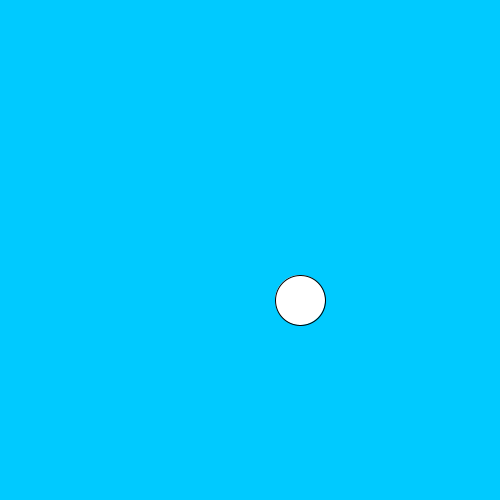
Frame 1 (no input)
Frame 60 (the mouse pressed at the canvas centre just before this capture): identical to frame 1, image omitted
Frame 120 (the mouse held since frame 60 and released just before this capture): identical to frame 1, image omitted

The Processing sketch that drew this single still picture (run headless with seeded random() and noise(); from frame 60 on, the mouse is pressed at the canvas centre):

// Processing sketch: slippery_dot
// ── slippery_dot.pde
 // 1. Create three integer variables to represent the x, y, and the size of the ellipse
       int x = 300;
       int y = 300;
       int size = 50;
    void setup() {
      // 2. Set the size of your sketch
        size(500, 500);
    }
    
    void draw() {
      // 3. Set the background color of your sketch
      background(#00CAFF);
      // 4. Draw an ellipse. Make sure it fits in the window.
      // Use the variables created at the top of the sketch, 
      // for the location and size of your ellipse
    ellipse(x, y, size, size);
    }
    
    void mousePressed() {
      //5. Create an integer variable called distance
     int distance = getDistance(mouseX, mouseY, x, y);   
      //6. Set the value of the distance variable to the value returned by the getDistance method
       // Pass the mouse's x and y (mouseX and mouseY) and the x and y of your ellipse to the method.
        
          
      //7.  Use an if statement to check if the distance variable is < the radius of the ellipse
      //    If it is, set a new x and y for the ellipse, using a random location on the window
      //    Hint: Use the Processing random() function
       if(distance < size){
       x = (int)random(width);
       y = (int)random(height);
       }
     
    }
    
    int getDistance(int x1, int y1, int x2, int y2) {
      return (int)Math.sqrt(Math.pow((x1-x2),2) + Math.pow((y1-y2),2));
    }
